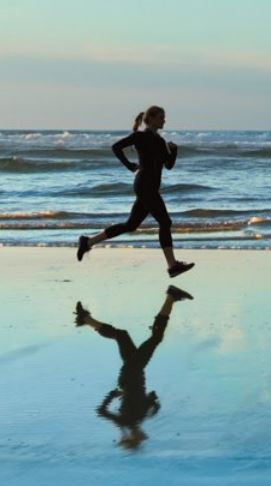
#> input picture OpenCV-Python/Code/3_Picture_Basic_Test/1.jpg, 271 x 486 px, given in place of the camera
$ python harris.py
#> lines starting #> are read from the running program, lines starting #| are printed output that depends on the picture; after the words box and inside, x2 and y2 are one past the last pixel; in counts of white or black regions, pixels touching at a corner belong together
import cv2
import numpy as np

cap = cv2.VideoCapture(1)
cap.set(10, 2)

while cap.isOpened() == True:
    ret, frame = cap.read()
#> frame is the input picture: shape (486, 271, 3); mean B, G, R 164.7, 162.9, 134.4
    if ret == True:
        gray = cv2.cvtColor(frame, cv2.COLOR_BGR2GRAY)
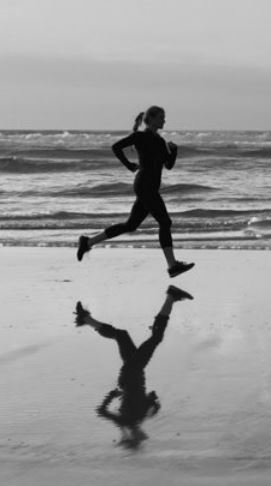
#> gray: shape (486, 271); min 0, max 229, mean 154.5
        gray = np.float32(gray)

        # 第一步：角点检测
        dst = cv2.cornerHarris(gray, 2, 3, 0.04)
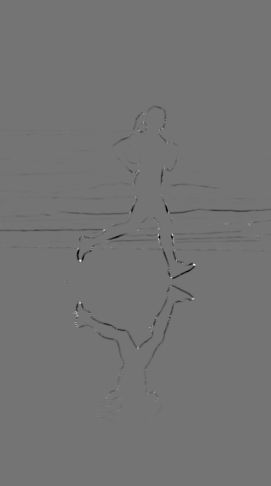
#> dst: shape (486, 271) float32; min -16023536, max 19085864, mean -74132; drawn with min black and max white
        # 第二步：将检测到的角点进行膨胀操作
        dst = cv2.dilate(dst, None)
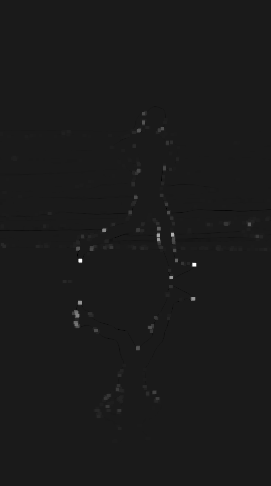
#> dst: shape (486, 271) float32; min -2183930, max 19085864, mean 37607.8; drawn with min black and max white

        # frame[dst > 0.01*(dst.max())] = [0, 0, 255]
        # 第三步：二值化角点图像，使用0.01倍最大值进行过滤
        res, dst = cv2.threshold(dst, (0.01*dst.max()), 255, cv2.THRESH_BINARY)
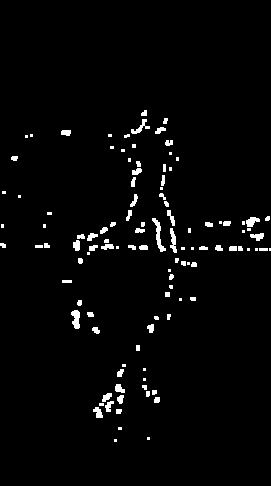
#> dst: shape (486, 271) float32; 2.5% white; 111 white regions (44 under 20 px), largest, box (x1, y1, x2, y2) and area: (152, 218, 166, 252) 155, (71, 310, 80, 329) 122, (170, 228, 177, 253) 103
#> res = 190858.6
        dst = np.uint8(dst)

        # 第四步：取连通角点的质心进行修正
        res, labels, stats, centroids = cv2.connectedComponentsWithStats(dst)
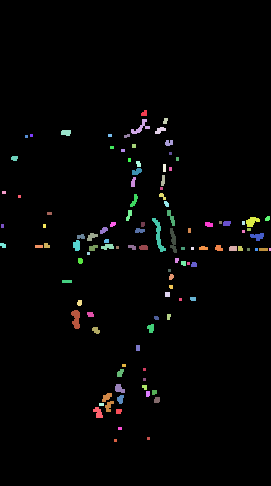
#> labels: shape (486, 271) int32; 112 distinct labels, from 0 to 111; one colour per label, 0 black
#> res = 112; stats = 112 rows, first 6: [0, 0, 271, 486, 128378], [141, 110, 6, 6, 29], [131, 119, 19, 15, 97], [163, 118, 5, 6, 24], [155, 127, 11, 7, 48], [61, 130, 10, 6, 52]; centroids = 112 pairs, first value 2 to 269.5, second value 112.9 to 440

        # 第五步：定义停止条件(迭代最近点算法的终止条件)
        """
            cv2.TERM_CRITERIA_EPS 指定收敛准则的epsilon值,即允许两点之间存在的最大差异。
            cv2.TERM_CRITERIA_MAX_ITER 指定算法允许的最大迭代次数,以便其收敛。如果在这么多的迭代次数内算法没有收敛,它将停止并返回当前的最佳解决方案。
            100 指定算法允许的最大迭代次数以使其收敛。在这种情况下,如果算法在100次迭代后仍未收敛,它将停止。
            0.01 指定收敛准则的容差级别。这意味着如果两个点之间的差异小于或等于0.01,它们将被视为相同。
        """
        criteria = (cv2.TERM_CRITERIA_EPS +
                    cv2.TERM_CRITERIA_MAX_ITER, 100, 0.01)

        # 第六步：角点检测（形态学变换后）
        corners = cv2.cornerSubPix(gray, np.float32(centroids),
                                   (5, 5), (-1, -1), criteria)
#> corners = 112 pairs, first value 0.0366 to 266.5, second value 111.4 to 440
        result = np.hstack((centroids, corners))
#> result = 112 rows, first 6: [134.8, 242.2, 130.2, 238.4], [143.9, 112.9, 145.5, 111.4], [140.2, 127.1, 140.2, 127.1], [165, 120.5, 164.2, 121.2], [159.8, 129.9, 156.1, 129.8], [65.65, 132.2, 65.93, 131.1]

        result = np.int0(result)
#> result = 112 rows, first 6: [134, 242, 130, 238], [143, 112, 145, 111], [140, 127, 140, 127], [165, 120, 164, 121], [159, 129, 156, 129], [65, 132, 65, 131]
        frame[result[:, 1], result[:, 0]] = [0, 0, 255]
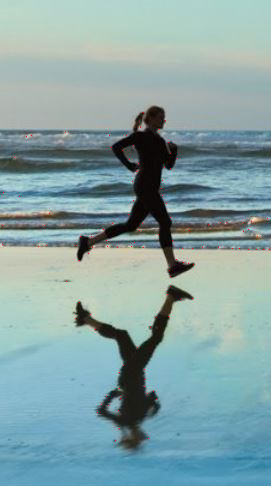
#> frame: shape (486, 271, 3); 0.09% of pixels changed, all inside (x1, y1, x2, y2) = (2, 112, 270, 441)
        frame[result[:, 3], result[:, 2]] = [0, 255, 0]
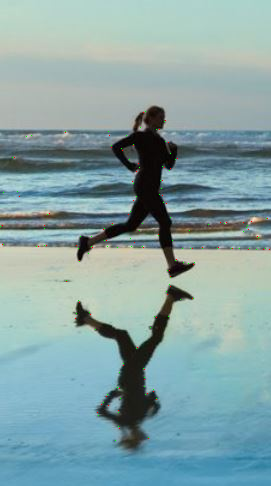
#> frame: shape (486, 271, 3); 0.08% of pixels changed, all inside (x1, y1, x2, y2) = (0, 111, 267, 441)

        cv2.imshow('res', frame)
        key = cv2.waitKey(1)
#> (key Esc is pressed here)
        if key == 27:
            break
    else:
        break

cv2.destroyAllWindows()
cap.release()

$ run again, on OpenCV-Python/Code/3_Picture_Basic_Test/2.jpg
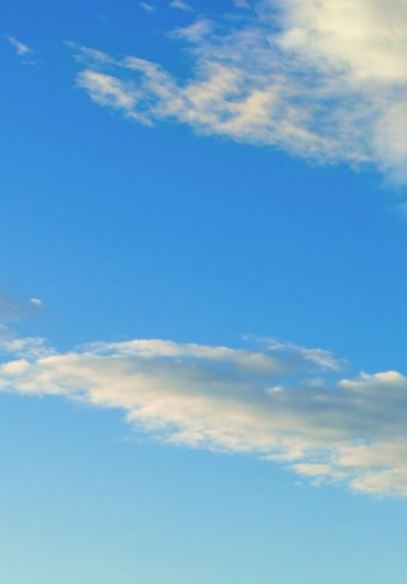
#> input picture OpenCV-Python/Code/3_Picture_Basic_Test/2.jpg, 407 x 584 px, given in place of the camera
#> frame is the input picture: shape (584, 407, 3); mean B, G, R 209.5, 168.4, 110
#> `res, dst = cv2.threshold(dst, (0.01*dst.max()), 255, cv2.THRESH_BINARY)`:
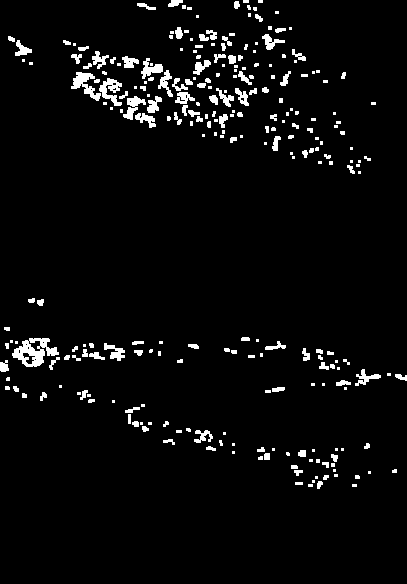
#> dst: shape (584, 407) float32; 4.1% white; 267 white regions (139 under 20 px), largest, box (x1, y1, x2, y2) and area: (12, 338, 59, 367) 679, (71, 72, 101, 101) 356, (99, 78, 122, 106) 314
#> `res, dst = cv2.threshold(dst, (0.01*dst.max()), 255, cv2.THRESH_BINARY)`: res = 329.9
#> labels: shape (584, 407) int32; 268 distinct labels, from 0 to 267
#> `res, labels, stats, centroids = cv2.connectedComponentsWithStats(dst)`: res = 268; stats = 268 rows, first 6: [0, 0, 407, 584, 227899], [168, 0, 15, 7, 73], [234, 1, 6, 8, 39], [243, 0, 6, 3, 18], [258, 0, 5, 3, 15], [137, 3, 19, 7, 66]; centroids = 268 pairs, first value 3.73 to 400.8, second value 1 to 485
#> corners = 268 pairs, first value 2.57 to 400.8, second value 0.188 to 485.6
#> `result = np.hstack((centroids, corners))`: result = 268 rows, first 6: [203.8, 295.6, 208.1, 295.3], [174.5, 2.68, 174.5, 2.68], [236.2, 4.38, 234.3, 5.23], [245.5, 1, 245.5, 1], [260, 1, 261, 0.188], [145.6, 6, 145.6, 6]
#> `result = np.int0(result)`: result = 268 rows, first 6: [203, 295, 208, 295], [174, 2, 174, 2], [236, 4, 234, 5], [245, 1, 245, 1], [260, 1, 261, 0], [145, 6, 145, 6]
#> `frame[result[:, 3], result[:, 2]] = [0, 255, 0]`:
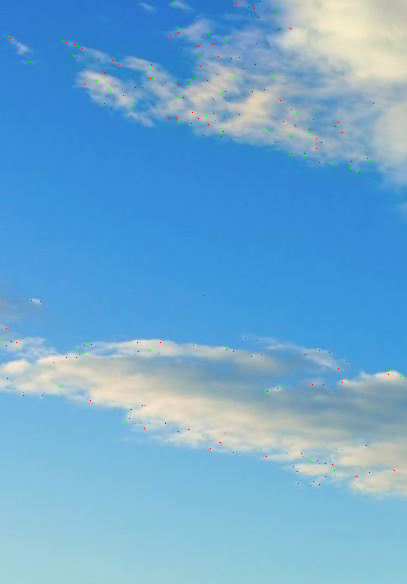
#> frame: shape (584, 407, 3); mean B, G, R 209.1, 168.4, 110
